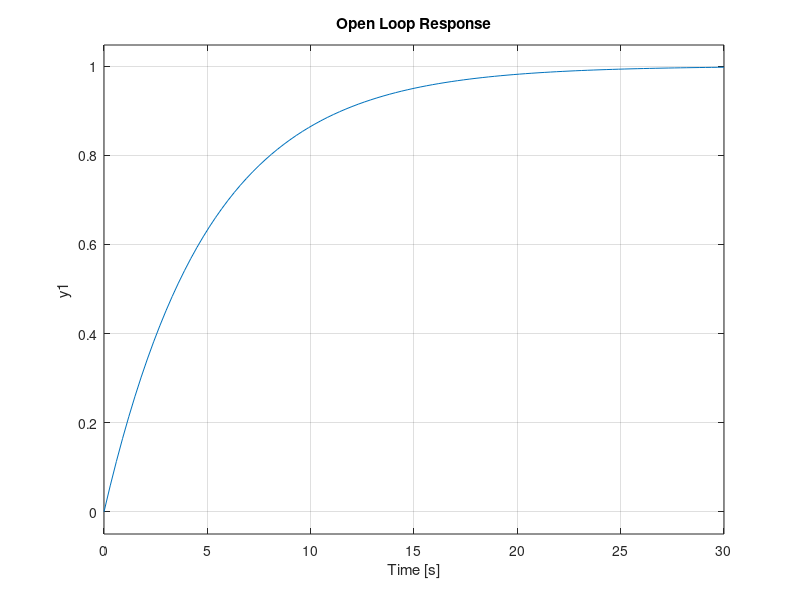
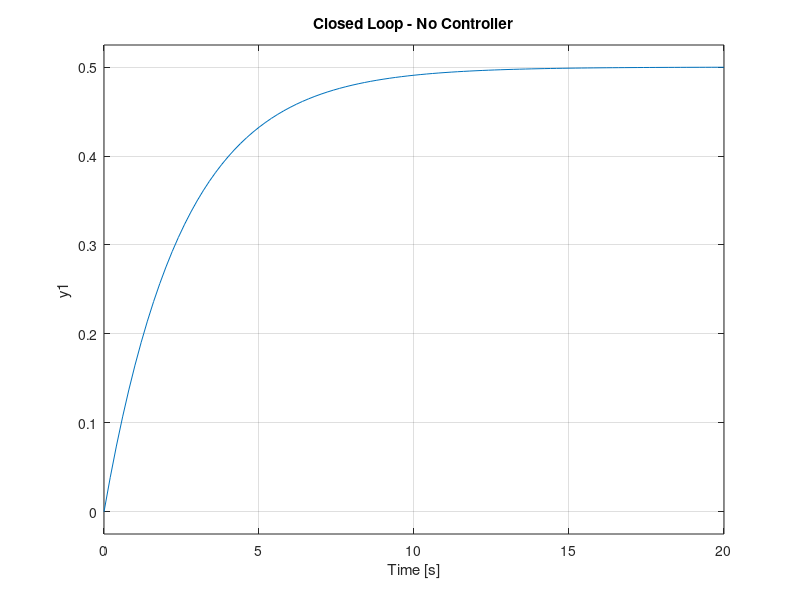

These charts were generated, in order, by the following MATLAB code: (Note: this script raises an error after producing the figures.)
% Step 1: Define the plant
G = tf([1], [5 1]);

% Step 2: Open loop step response
figure
step(G)
title('Open Loop Response')

% Step 3: Close the loop with unity feedback
T = feedback(G, 1);
figure
step(T)
title('Closed Loop - No Controller')
stepinfo(T)

% Step 4: Auto-design PID controller
C = pidtune(G, 'PID');
T_pid = feedback(C*G, 1);
figure
step(T_pid)
title('Closed Loop - With PI (pidtune)')
info = stepinfo(T_pid)

% Step 5: Manual PID with Kd added
C_manual = pid(2, 0.519, 0.1);
T_manual = feedback(C_manual*G, 1);
figure
step(T_manual)
title('Tuned PID')
stepinfo(T_manual)

% Step 6: Corrected disturbance at plant input
t = 0:0.1:50;
dist = zeros(size(t));
dist(t>=10) = -0.1;
dist_response = lsim(feedback(C_manual*G,1), ones(size(t)), t) ...
              + lsim(feedback(G, C_manual), dist, t);
figure
plot(t, dist_response)
yline(1, 'r--', 'Target')
title('Response with Disturbance at t=10s (Corrected)')
xlabel('Time (s)')
ylabel('Speed')

% Step 7: Controller comparison
figure
hold on
step(feedback(G,1))
step(feedback(pid(1.43,0.519,0)*G,1))
step(feedback(pid(2,0.519,0.1)*G,1))
legend('No Controller','PI','Tuned PID')
title('Controller Comparison')
hold off

% Step 8: Bode plot
figure
margin(C_manual*G)
title('Bode Plot - Gain and Phase Margin')

% Step 9: Multiple disturbances - original Ki
figure
hold on
for d = [0.1, 0.2, 0.3]
    dist = zeros(size(t));
    dist(t>=10) = -d;
    lsim(feedback(G*C_manual,1), ones(size(t))+dist, t)
end
legend('Slope -0.1','Slope -0.2','Slope -0.3')
title('Disturbance Rejection - Multiple Slopes')
hold off

% Step 10: Higher Ki tradeoff
figure
hold on
for d = [0.1, 0.2, 0.3]
    dist = zeros(size(t));
    dist(t>=10) = -d;
    C_highKi = pid(2, 1.5, 0.1);
    lsim(feedback(G*C_highKi,1), ones(size(t))+dist, t)
end
legend('Slope -0.1','Slope -0.2','Slope -0.3')
title('Improved Disturbance Rejection - Higher Ki')
hold off
